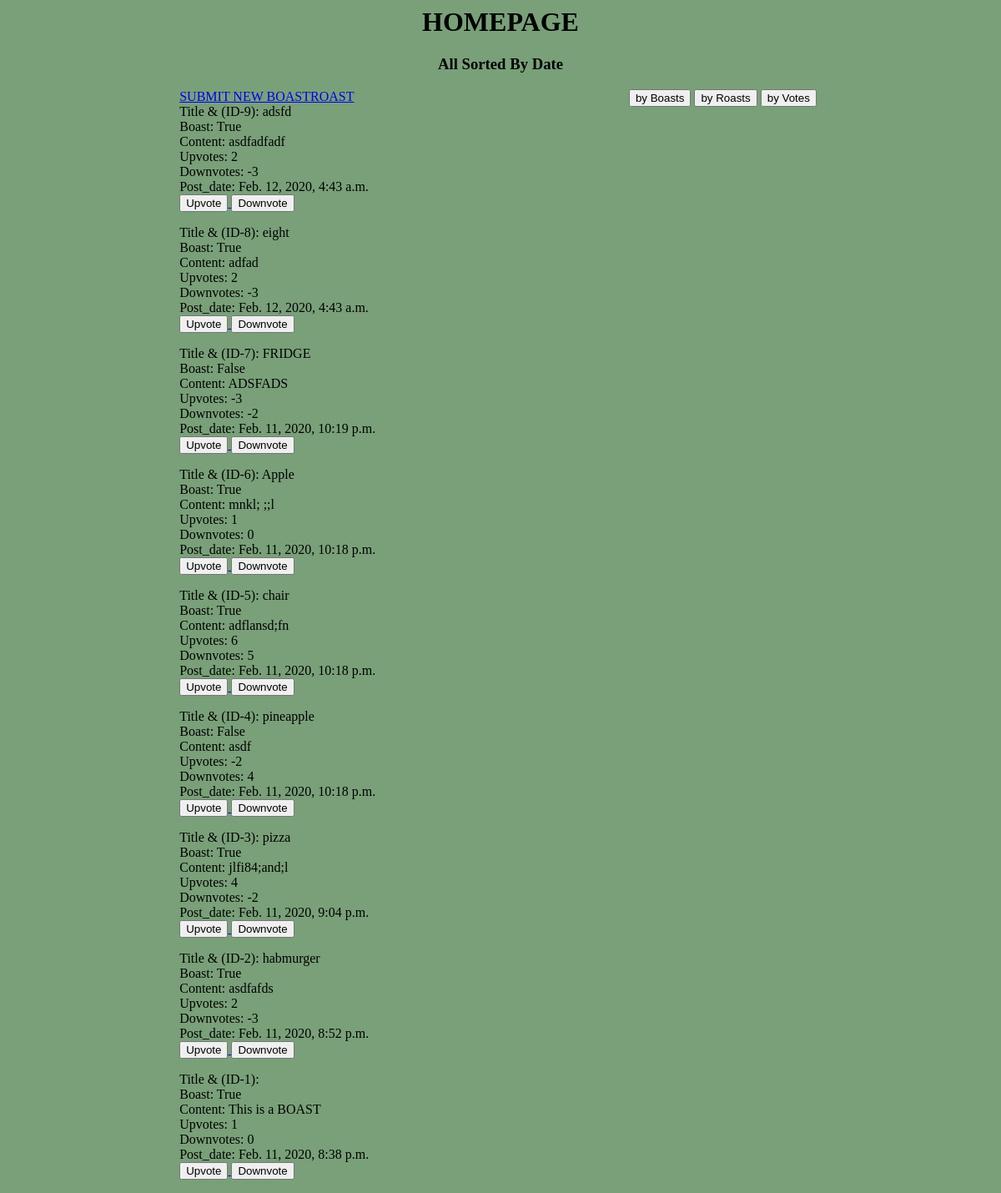
Before: / with the older database file.
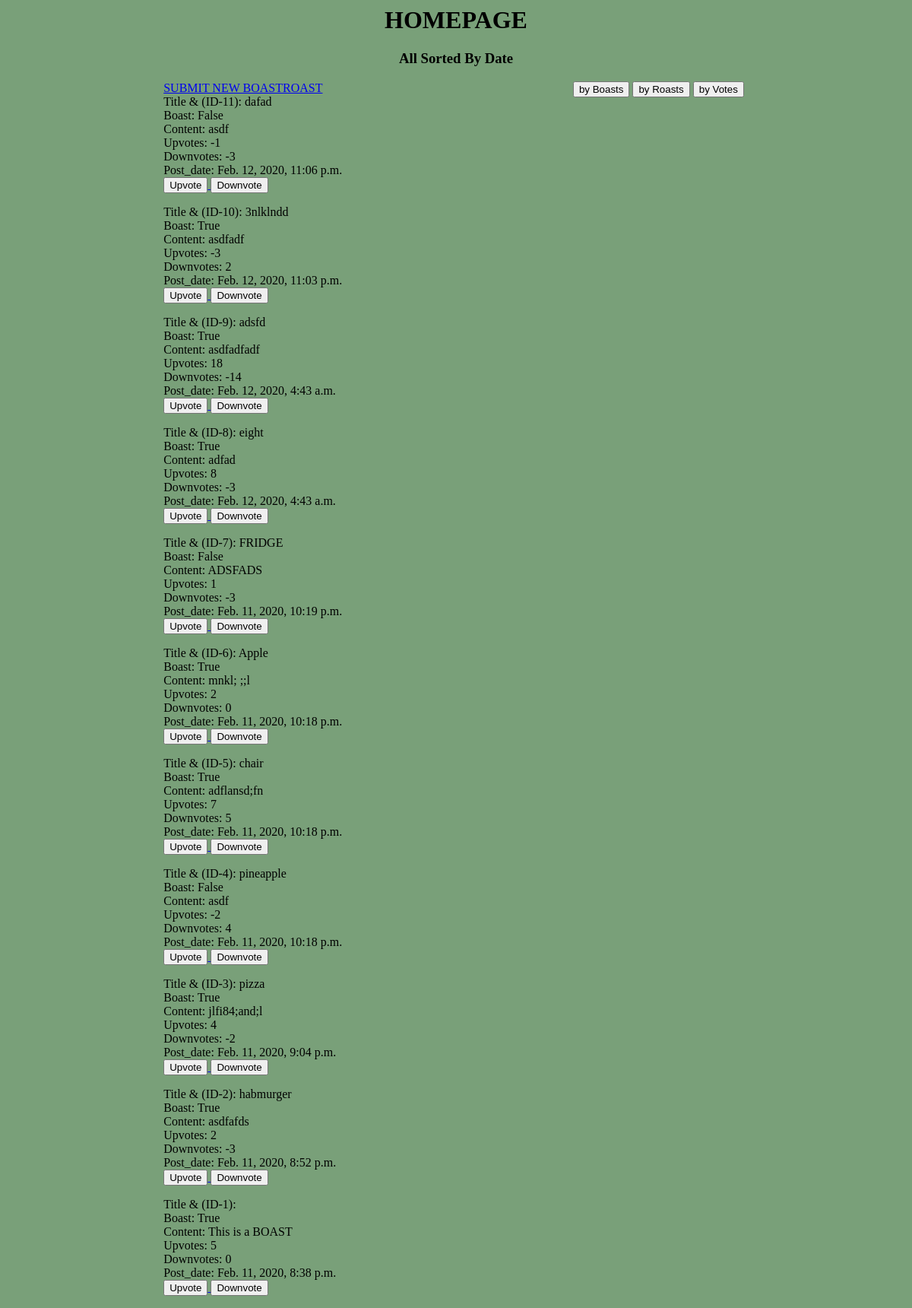
After: the same page with the newer database file.
### ghostpost/models.py (models this page shows, shortened)
class BoastRoast(models.Model):
    title = models.CharField(max_length=30)
    boolean = models.BooleanField()
    content = models.TextField()
    upvotes = models.IntegerField()
    downvotes = models.IntegerField()
    post_date = models.DateTimeField(default=timezone.now)

### ghostpost/views.py (the view)
# urls.py: path('', views.index, name="homepage"),
def index(request):
    html = "index.html"
    items = BoastRoast.objects.all().order_by('-post_date')
    votes = BoastRoast.objects.all().order_by('-upvotes')
    boasts = items.filter(boolean=True)
    roasts = items.filter(boolean=False)
    new_list = items
    return render(request, html, {
        'boasts': boasts,
        'roasts': roasts,
        'new_list': new_list,
        'votes': votes
        })

### ghostpost/templates/index.html (shortened to what this page needs)
<html>
    <h1>HOMEPAGE</h1>
    <h3>All Sorted By Date</h3>
    <div id="wrap">
        <section id="left_col">
            <a href="http://localhost:8000/addform/">SUBMIT NEW BOASTROAST</a>
            {% for each in new_list %}
                <div>Title & (ID-{{each.id}}): {{ each.title }}</div>
                <div>Boast: {{ each.boolean }}</div>
                <div>Content: {{ each.content }}</div>
                <div>Upvotes: {{ each.upvotes }}</div>
                <div>Downvotes: {{ each.downvotes }}</div>
                <div>Post_date: {{ each.post_date }}</div>
                <a href="/up/{{each.id}}/">
                    <button>Upvote</button>
                </a>
                <a href="/down/{{each.id}}">
                    <button>Downvote</button>
                </a>
            {% endfor %}
        </section>
        <section id="right_col">
            <button id="boast">by Boasts</button>
            <button id="roast">by Roasts</button>
            <button id="votes">by Votes</button>
        </section>
    </div>
</html>

### ghostpost/templates/index.html (style rules this page uses)
h1, h3 { text-align: center; }
#wrap { width: 65%; margin: 0 auto; }
#left_col { float: left; width: 60%; }
#right_col { float: right; width: 30%; }

Changed rows visible on the page:
added BoastRoast: id "11", title "dafad", boolean "False", content "asdf", upvotes "-1", downvotes "-3", post_date "Feb. 12, 2020, 11:06 p.m."
added BoastRoast: id "10", title "3nlklndd", boolean "True", content "asdfadf", upvotes "-3", downvotes "2", post_date "Feb. 12, 2020, 11:03 p.m."
changed BoastRoast "adsfd": upvotes "2" → "18"; downvotes "-3" → "-14"
changed BoastRoast "eight": upvotes "2" → "8"
changed BoastRoast "FRIDGE": upvotes "-3" → "1"; downvotes "-2" → "-3"
changed BoastRoast "Apple": upvotes "1" → "2"
changed BoastRoast "chair": upvotes "6" → "7"
changed BoastRoast "This is a BOAST": upvotes "1" → "5"
